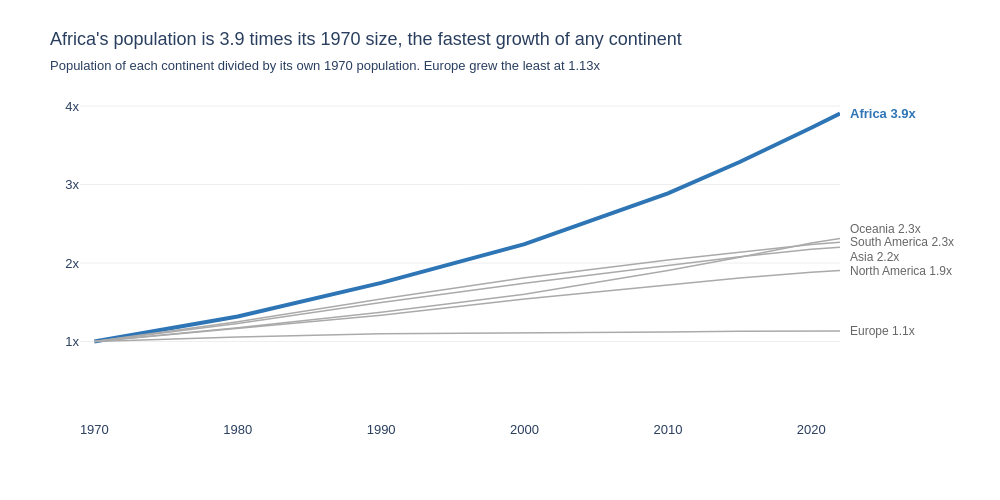

Notebook cell for this chart:
### Markdown cell above
**Chart choice & justification:** *Which chart did you choose, and why? Justify design choices.

- **Line chart** because years are continuous and the question is about growth over time. Every continent is divided by its own 1970 population so small and big continents can be compared on one scale. The x axis uses real years so the uneven gaps after 2010 keep their true spacing.
- **Grey with one highlight.** Africa grew the fastest so it is the only thick blue line and the other five stay thin and grey. This avoids the spaghetti problem from Lecture 3.
- **Labels instead of a legend.** Each line has its name and growth at the end so the eye does not jump to a legend (Lecture 3). The subtitle explains the unit so I dropped the rotated y axis title and it adds that Europe grew the least at 1.13x.

### Code cell
# Q1
# total population per continent and year, divided by its own 1970 value
continents = df_long.groupby(['Continent', 'Year'], as_index=False)['Population'].sum()
base_1970 = continents.loc[continents['Year'] == 1970].set_index('Continent')['Population']
continents['Growth'] = continents['Population'] / continents['Continent'].map(base_1970)

growth_2022 = (continents.loc[continents['Year'] == 2022]
               .set_index('Continent')['Growth'].sort_values(ascending=False))
fastest, slowest = growth_2022.index[0], growth_2022.index[-1]
print(growth_2022.round(2).to_string())

colour_map = {c: BLUE if c == fastest else GREY for c in growth_2022.index}

fig = px.line(
    data_frame=continents,
    x='Year', y='Growth',
    color='Continent',
    color_discrete_map=colour_map,
    hover_name='Continent',
    hover_data={'Continent': False, 'Growth': ':.1f', 'Population': ':,'},
    labels={'Growth': 'Population compared to 1970'},
    template='plotly_white',
    height=500, width=1000
)

# thin grey lines for context and one thick blue line for the story
fig.update_traces(line=dict(width=1.5))
fig.update_traces(line=dict(width=4), selector=dict(name=fastest))

fig.update_layout(
    title=dict(
        text=f"{fastest}'s population is {growth_2022[fastest]:.1f} times its 1970 size, the fastest growth of any continent",
        subtitle=dict(text=f'Population of each continent divided by its own 1970 population. '
                           f'{slowest} grew the least at {growth_2022[slowest]:.2f}x')
    ),
    font=FONT,
    showlegend=False,
    xaxis=dict(title='', showgrid=False, dtick=10, range=[1969, 2022]),
    # whole multiples only, the subtitle explains the unit so no rotated axis title is needed
    yaxis=dict(title='', gridcolor='#EEEEEE', zeroline=False, range=[0, growth_2022.max() + 0.3],
               tickvals=list(range(1, int(growth_2022.max()) + 2)),
               ticktext=[f'{v}x' for v in range(1, int(growth_2022.max()) + 2)]),
    margin=dict(r=160, t=90)
)

# direct labels at the end of each line instead of a legend
nudge = {'Oceania': 10, 'Asia': -10}   # these three lines end almost on top of each other
for continent, growth in growth_2022.items():
    is_fastest = continent == fastest
    fig.add_annotation(
        x=2022, y=growth,
        text=f'<b>{continent} {growth:.1f}x</b>' if is_fastest else f'{continent} {growth:.1f}x',
        showarrow=False, xanchor='left', xshift=8, yshift=nudge.get(continent, 0),
        font=dict(color=BLUE if is_fastest else DARK, size=13 if is_fastest else 12)
    )

fig.show()
fig.write_image('q1_continent_growth.png', scale=2)

### Figure 1 — Plotly figure (JSON) as saved in the notebook; plotly's stock layout.template omitted (floating-point values rounded to 4 significant figures)
{"data": [{"customdata": [["Africa", 365444348], ["Africa", 481536377], ["Africa", 638150629], ["Africa", 818946032], ["Africa", 1055228072], ["Africa", 1201102442], ["Africa", 1360671810], ["Africa", 1426730932]], "hovertemplate": "<b>%{hovertext}</b><br><br>Year=%{x}<br>Population compared to 1970=%{y:.1f}<br>Population=%{customdata[1]:,}<extra></extra>", "hovertext": ["Africa", "Africa", "Africa", "Africa", "Africa", "Africa", "Africa", "Africa"], "legendgroup": "Africa", "line": {"color": "#2E75B6", "dash": "solid", "width": 4}, "marker": {"symbol": "circle"}, "mode": "lines", "name": "Africa", "orientation": "v", "showlegend": true, "type": "scatter", "x": [1970, 1980, 1990, 2000, 2010, 2015, 2020, 2022], "xaxis": "x", "y": [1.0, 1.318, 1.746, 2.241, 2.888, 3.287, 3.723, 3.904], "yaxis": "y"}, {"customdata": [["Asia", 2144906290], ["Asia", 2635334228], ["Asia", 3210563577], ["Asia", 3735089604], ["Asia", 4220041327], ["Asia", 4458250182], ["Asia", 4663086535], ["Asia", 4721383274]], "hovertemplate": "<b>%{hovertext}</b><br><br>Year=%{x}<br>Population compared to 1970=%{y:.1f}<br>Population=%{customdata[1]:,}<extra></extra>", "hovertext": ["Asia", "Asia", "Asia", "Asia", "Asia", "Asia", "Asia", "Asia"], "legendgroup": "Asia", "line": {"color": "#AAAAAA", "dash": "solid", "width": 1.5}, "marker": {"symbol": "circle"}, "mode": "lines", "name": "Asia", "orientation": "v", "showlegend": true, "type": "scatter", "x": [1970, 1980, 1990, 2000, 2010, 2015, 2020, 2022], "xaxis": "x", "y": [1.0, 1.229, 1.497, 1.741, 1.967, 2.079, 2.174, 2.201], "yaxis": "y"}, {"customdata": [["Europe", 655923991], ["Europe", 692527159], ["Europe", 720320797], ["Europe", 726093423], ["Europe", 735613934], ["Europe", 741535608], ["Europe", 745792196], ["Europe", 743147538]], "hovertemplate": "<b>%{hovertext}</b><br><br>Year=%{x}<br>Population compared to 1970=%{y:.1f}<br>Population=%{customdata[1]:,}<extra></extra>", "hovertext": ["Europe", "Europe", "Europe", "Europe", "Europe", "Europe", "Europe", "Europe"], "legendgroup": "Europe", "line": {"color": "#AAAAAA", "dash": "solid", "width": 1.5}, "marker": {"symbol": "circle"}, "mode": "lines", "name": "Europe", "orientation": "v", "showlegend": true, "type": "scatter", "x": [1970, 1980, 1990, 2000, 2010, 2015, 2020, 2022], "xaxis": "x", "y": [1.0, 1.056, 1.098, 1.107, 1.121, 1.131, 1.137, 1.133], "yaxis": "y"}, {"customdata": [["North America", 315434606], ["North America", 368293361], ["North America", 421266425], ["North America", 486069584], ["North America", 542720651], ["North America", 570383850], ["North America", 594236593], ["North America", 600296136]], "hovertemplate": "<b>%{hovertext}</b><br><br>Year=%{x}<br>Population compared to 1970=%{y:.1f}<br>Population=%{customdata[1]:,}<extra></extra>", "hovertext": ["North America", "North America", "North America", "North America", "North America", "North America", "North America", "North America"], "legendgroup": "North America", "line": {"color": "#AAAAAA", "dash": "solid", "width": 1.5}, "marker": {"symbol": "circle"}, "mode": "lines", "name": "North America", "orientation": "v", "showlegend": true, "type": "scatter", "x": [1970, 1980, 1990, 2000, 2010, 2015, 2020, 2022], "xaxis": "x", "y": [1.0, 1.168, 1.336, 1.541, 1.721, 1.808, 1.884, 1.903], "yaxis": "y"}, {"customdata": [["Oceania", 19480270], ["Oceania", 22920240], ["Oceania", 26743822], ["Oceania", 31222778], ["Oceania", 37102764], ["Oceania", 40403283], ["Oceania", 43933426], ["Oceania", 45038554]], "hovertemplate": "<b>%{hovertext}</b><br><br>Year=%{x}<br>Population compared to 1970=%{y:.1f}<br>Population=%{customdata[1]:,}<extra></extra>", "hovertext": ["Oceania", "Oceania", "Oceania", "Oceania", "Oceania", "Oceania", "Oceania", "Oceania"], "legendgroup": "Oceania", "line": {"color": "#AAAAAA", "dash": "solid", "width": 1.5}, "marker": {"symbol": "circle"}, "mode": "lines", "name": "Oceania", "orientation": "v", "showlegend": true, "type": "scatter", "x": [1970, 1980, 1990, 2000, 2010, 2015, 2020, 2022], "xaxis": "x", "y": [1.0, 1.177, 1.373, 1.603, 1.905, 2.074, 2.255, 2.312], "yaxis": "y"}, {"customdata": [["South America", 192947156], ["South America", 241789006], ["South America", 297146415], ["South America", 349634282], ["South America", 393078250], ["South America", 413134396], ["South America", 431530043], ["South America", 436816608]], "hovertemplate": "<b>%{hovertext}</b><br><br>Year=%{x}<br>Population compared to 1970=%{y:.1f}<br>Population=%{customdata[1]:,}<extra></extra>", "hovertext": ["South America", "South America", "South America", "South America", "South America", "South America", "South America", "South America"], "legendgroup": "South America", "line": {"color": "#AAAAAA", "dash": "solid", "width": 1.5}, "marker": {"symbol": "circle"}, "mode": "lines", "name": "South America", "orientation": "v", "showlegend": true, "type": "scatter", "x": [1970, 1980, 1990, 2000, 2010, 2015, 2020, 2022], "xaxis": "x", "y": [1.0, 1.253, 1.54, 1.812, 2.037, 2.141, 2.237, 2.264], "yaxis": "y"}], "layout": {"annotations": [{"font": {"color": "#2E75B6", "size": 13}, "showarrow": false, "text": "<b>Africa 3.9x</b>", "x": 2022, "xanchor": "left", "xshift": 8, "y": 3.904, "yshift": 0}, {"font": {"color": "#666666", "size": 12}, "showarrow": false, "text": "Oceania 2.3x", "x": 2022, "xanchor": "left", "xshift": 8, "y": 2.312, "yshift": 10}, {"font": {"color": "#666666", "size": 12}, "showarrow": false, "text": "South America 2.3x", "x": 2022, "xanchor": "left", "xshift": 8, "y": 2.264, "yshift": 0}, {"font": {"color": "#666666", "size": 12}, "showarrow": false, "text": "Asia 2.2x", "x": 2022, "xanchor": "left", "xshift": 8, "y": 2.201, "yshift": -10}, {"font": {"color": "#666666", "size": 12}, "showarrow": false, "text": "North America 1.9x", "x": 2022, "xanchor": "left", "xshift": 8, "y": 1.903, "yshift": 0}, {"font": {"color": "#666666", "size": 12}, "showarrow": false, "text": "Europe 1.1x", "x": 2022, "xanchor": "left", "xshift": 8, "y": 1.133, "yshift": 0}], "font": {"family": "Arial", "size": 13}, "height": 500, "legend": {"title": {"text": "Continent"}, "tracegroupgap": 0}, "margin": {"r": 160, "t": 90}, "showlegend": false, "title": {"subtitle": {"text": "Population of each continent divided by its own 1970 population. Europe grew the least at 1.13x"}, "text": "Africa's population is 3.9 times its 1970 size, the fastest growth of any continent"}, "width": 1000, "xaxis": {"anchor": "y", "domain": [0.0, 1.0], "dtick": 10, "range": [1969, 2022], "showgrid": false, "title": {"text": ""}}, "yaxis": {"anchor": "x", "domain": [0.0, 1.0], "gridcolor": "#EEEEEE", "range": [0, 4.204], "ticktext": ["1x", "2x", "3x", "4x"], "tickvals": [1, 2, 3, 4], "title": {"text": ""}, "zeroline": false}}}
